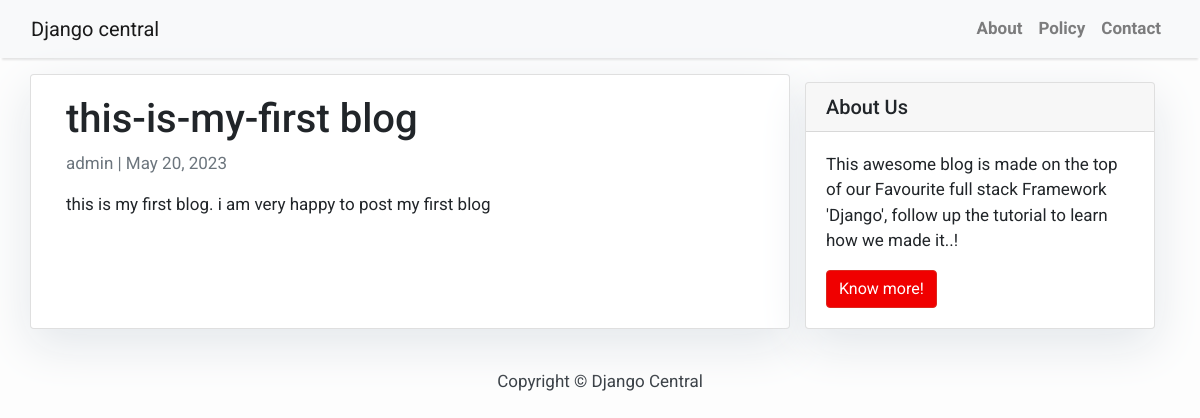
/this-is-my-first-blog/, run on the app's committed database.
### blog/models.py (models this page shows, shortened)
class Post(models.Model):
    title = models.CharField(max_length=200,unique=True)
    slug = models.SlugField(max_length=200,unique=True)
    author = models.ForeignKey(User, on_delete=models.CASCADE,related_name='blog_posts')
    updated_on = models.DateField(auto_now=True)
    content = models.TextField()
    created_on = models.DateField(auto_now_add=True)
    status = models.IntegerField(choices=STATUS,default=0)
    class Meta:
        ordering = ['-created_on']

### blog/views.py (the view)
# urls.py: path('<slug:slug>/', views.PostDetail.as_view(),name='post_detail')
class PostDetail(generic.DetailView):
    model = Post
    template_name = 'post_detail.html'

### templates/post_detail.html
{% extends 'base.html' %} {% block content %}
<div class="container">
  <div class="row">
    <div class="col-md-8 card mb-4  mt-3 left  top">
      <div class="card-body">
        <h1>{% block title %} {{ object.title }} {% endblock title %}</h1>
        <p class=" text-muted">{{ post.author }} | {{ post.created_on }}</p>
        <p class="card-text ">{{ object.content | safe }}</p>
      </div>
    </div>
    {% block sidebar %} {% include 'sidebar.html' %} {% endblock sidebar %}
  </div>
</div>
{% endblock content %}

### templates/base.html (style rules this page uses)
body { font-family: "Roboto", sans-serif; font-size: 17px; background-color: #fdfdfd; }

### templates/sidebar.html (style rules this page uses)
.card { box-shadow: 0 16px 48px #E3E7EB; }

### data on the page
Post: title "this-is-my-first blog", author "admin", created_on "May 20, 2023", content "this is my first blog. i am very happy to post my first blog"
